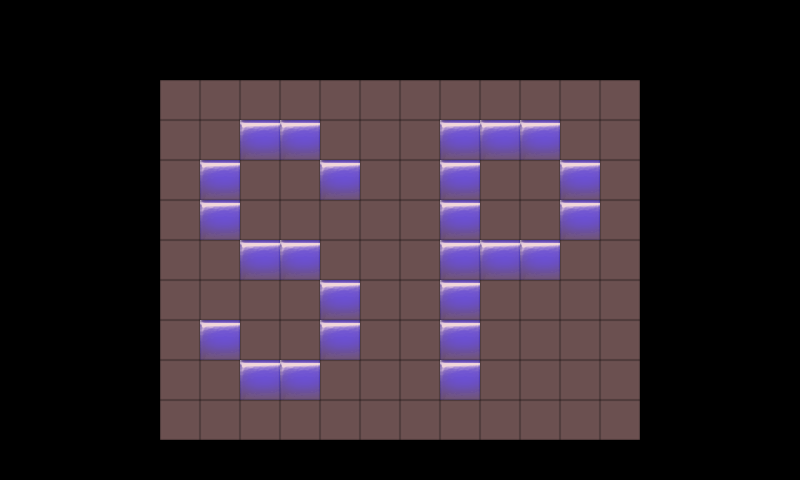

This is a level from a 2D game, rendered from its Tiled map with the project's own tilesets. A one-line summary and the map file follow, with tile-layer data summarised:
An orthogonal 20x12 tile map with 40x40 px tiles, 2 tile layers (Hidden Pattern, Tiles), 2 tilesets and 134 objects (134x Reel).

<map version="1.0" orientation="orthogonal" renderorder="right-down" width="20" height="12" tilewidth="40" tileheight="40" nextobjectid="148">
 <tileset firstgid="1" name="light_pink_transparent 40x40" tilewidth="40" tileheight="40" tilecount="1" columns="1">
  <image source="light_pink_transparent 40x40.png" width="40" height="40" />
 </tileset>
 <tileset firstgid="2" name="blue" tilewidth="40" tileheight="40" tilecount="1" columns="1">
  <image source="blue.png" width="49" height="49" />
 </tileset>
 <objectgroup name="Hidden Pattern Object">
  <object id="109" name="Reel" x="240" y="360" width="40" height="40" />
  <object id="110" name="Reel" x="280" y="360" width="40" height="40" />
  <object id="111" name="Reel" x="320" y="320" width="40" height="40" />
  <object id="112" name="Reel" x="320" y="280" width="40" height="40" />
  <object id="113" name="Reel" x="280" y="240" width="40" height="40" />
  <object id="114" name="Reel" x="240" y="240" width="40" height="40" />
  <object id="115" name="Reel" x="200" y="200" width="40" height="40" />
  <object id="116" name="Reel" x="200" y="160" width="40" height="40" />
  <object id="117" name="Reel" x="240" y="120" width="40" height="40" />
  <object id="118" name="Reel" x="280" y="120" width="40" height="40" />
  <object id="119" name="Reel" x="319" y="159" width="40" height="40" />
  <object id="120" name="Reel" x="440" y="360" width="40" height="40" />
  <object id="121" name="Reel" x="440" y="320" width="40" height="40" />
  <object id="122" name="Reel" x="440" y="280" width="40" height="40" />
  <object id="123" name="Reel" x="440" y="200" width="40" height="40" />
  <object id="124" name="Reel" x="440" y="240" width="40" height="40" />
  <object id="125" name="Reel" x="440" y="160" width="40" height="40" />
  <object id="126" name="Reel" x="440" y="120" width="40" height="40" />
  <object id="127" name="Reel" x="440" y="240" width="40" height="40" />
  <object id="128" name="Reel" x="480" y="240" width="40" height="40" />
  <object id="129" name="Reel" x="520" y="240" width="40" height="40" />
  <object id="130" name="Reel" x="479" y="120" width="40" height="40" />
  <object id="131" name="Reel" x="520" y="120" width="40" height="40" />
  <object id="132" name="Reel" x="560" y="160" width="40" height="40" />
  <object id="133" name="Reel" x="560" y="200" width="40" height="40" />
  <object id="147" name="Reel" x="200" y="320" width="40" height="40" />
 </objectgroup>
 <layer name="Hidden Pattern" width="20" height="12">
  <data>[240 cells, 25 non-empty, 1 distinct tile ids]</data>
 </layer>
 <objectgroup name="Reels">
  <object id="8" name="Reel" x="160" y="80" width="40" height="40" />
  <object id="9" name="Reel" x="200" y="80" width="40" height="40" />
  <object id="10" name="Reel" x="280" y="80" width="40" height="40" />
  <object id="11" name="Reel" x="240" y="80" width="40" height="40" />
  <object id="12" name="Reel" x="320" y="120" width="40" height="40" />
  <object id="13" name="Reel" x="360" y="120" width="40" height="40" />
  <object id="14" name="Reel" x="400" y="120" width="40" height="40" />
  <object id="15" name="Reel" x="440" y="120" width="40" height="40" />
  <object id="16" name="Reel" x="480" y="120" width="40" height="40" />
  <object id="17" name="Reel" x="520" y="120" width="40" height="40" />
  <object id="18" name="Reel" x="560" y="120" width="40" height="40" />
  <object id="19" name="Reel" x="160" y="120" width="40" height="40" />
  <object id="20" name="Reel" x="200" y="120" width="40" height="40" />
  <object id="21" name="Reel" x="240" y="120" width="40" height="40" />
  <object id="22" name="Reel" x="280" y="120" width="40" height="40" />
  <object id="23" name="Reel" x="200" y="160" width="40" height="40" />
  <object id="24" name="Reel" x="480" y="160" width="40" height="40" />
  <object id="25" name="Reel" x="240" y="160" width="40" height="40" />
  <object id="26" name="Reel" x="360" y="160" width="40" height="40" />
  <object id="27" name="Reel" x="520" y="160" width="40" height="40" />
  <object id="28" name="Reel" x="560" y="160" width="40" height="40" />
  <object id="29" name="Reel" x="320" y="160" width="40" height="40" />
  <object id="30" name="Reel" x="160" y="160" width="40" height="40" />
  <object id="31" name="Reel" x="400" y="160" width="40" height="40" />
  <object id="32" name="Reel" x="280" y="160" width="40" height="40" />
  <object id="33" name="Reel" x="440" y="160" width="40" height="40" />
  <object id="34" name="Reel" x="200" y="200" width="40" height="40" />
  <object id="35" name="Reel" x="480" y="200" width="40" height="40" />
  <object id="36" name="Reel" x="240" y="200" width="40" height="40" />
  <object id="37" name="Reel" x="360" y="200" width="40" height="40" />
  <object id="38" name="Reel" x="520" y="200" width="40" height="40" />
  <object id="39" name="Reel" x="560" y="200" width="40" height="40" />
  <object id="40" name="Reel" x="320" y="200" width="40" height="40" />
  <object id="41" name="Reel" x="160" y="200" width="40" height="40" />
  <object id="42" name="Reel" x="400" y="200" width="40" height="40" />
  <object id="43" name="Reel" x="280" y="200" width="40" height="40" />
  <object id="44" name="Reel" x="440" y="200" width="40" height="40" />
  <object id="45" name="Reel" x="200" y="240" width="40" height="40" />
  <object id="46" name="Reel" x="480" y="240" width="40" height="40" />
  <object id="47" name="Reel" x="240" y="240" width="40" height="40" />
  <object id="48" name="Reel" x="360" y="240" width="40" height="40" />
  <object id="49" name="Reel" x="520" y="240" width="40" height="40" />
  <object id="50" name="Reel" x="560" y="240" width="40" height="40" />
  <object id="51" name="Reel" x="320" y="240" width="40" height="40" />
  <object id="52" name="Reel" x="160" y="240" width="40" height="40" />
  <object id="53" name="Reel" x="400" y="240" width="40" height="40" />
  <object id="54" name="Reel" x="280" y="240" width="40" height="40" />
  <object id="55" name="Reel" x="440" y="240" width="40" height="40" />
  <object id="56" name="Reel" x="200" y="280" width="40" height="40" />
  <object id="57" name="Reel" x="480" y="280" width="40" height="40" />
  <object id="58" name="Reel" x="240" y="280" width="40" height="40" />
  <object id="59" name="Reel" x="360" y="280" width="40" height="40" />
  <object id="60" name="Reel" x="520" y="280" width="40" height="40" />
  <object id="61" name="Reel" x="560" y="280" width="40" height="40" />
  <object id="62" name="Reel" x="320" y="280" width="40" height="40" />
  <object id="63" name="Reel" x="160" y="280" width="40" height="40" />
  <object id="64" name="Reel" x="400" y="280" width="40" height="40" />
  <object id="65" name="Reel" x="280" y="280" width="40" height="40" />
  <object id="66" name="Reel" x="440" y="280" width="40" height="40" />
  <object id="68" name="Reel" x="480" y="320" width="40" height="40" />
  <object id="69" name="Reel" x="240" y="320" width="40" height="40" />
  <object id="70" name="Reel" x="360" y="320" width="40" height="40" />
  <object id="71" name="Reel" x="520" y="320" width="40" height="40" />
  <object id="72" name="Reel" x="560" y="320" width="40" height="40" />
  <object id="73" name="Reel" x="320" y="320" width="40" height="40" />
  <object id="74" name="Reel" x="160" y="320" width="40" height="40" />
  <object id="75" name="Reel" x="400" y="320" width="40" height="40" />
  <object id="76" name="Reel" x="280" y="320" width="40" height="40" />
  <object id="77" name="Reel" x="440" y="320" width="40" height="40" />
  <object id="78" name="Reel" x="200" y="360" width="40" height="40" />
  <object id="79" name="Reel" x="480" y="360" width="40" height="40" />
  </objectgroup>
 <layer name="Tiles" width="20" height="12">
  <data>[240 cells, 108 non-empty, 1 distinct tile ids]</data>
 </layer>
</map>
<!-- 37 of 134 objects omitted -->